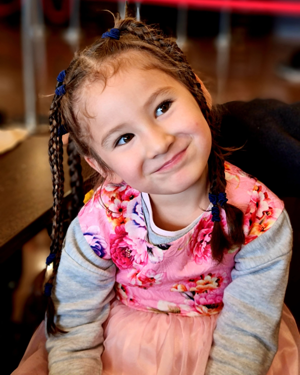
%> input picture emma_small.png, 300 x 375 px
$ octave Test_TDA.m   (GNU Octave 9; MATLAB toolbox functions it lacks are replaced by stand-ins)
%> lines starting %> are read from the running program, lines starting %| are printed output that depends on the picture
% Created 18/06/2021
% Fernando J. Galetto


close all
clear all

% Filter to reverse
f= @(in) imfilter(in,fspecial('disk',5));

% number of iteration
max_iter = 1000;

% load image
imgname = 'emma_small.png';
I = im2double(imread(imgname));
I=imresize(I, 0.7);
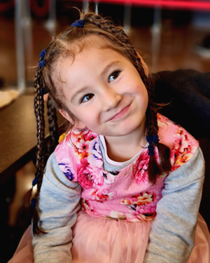
%> I: size 263x210x3 double; mean R, G, B 0.514, 0.345, 0.316; drawn with min black and max white
I= max(min(I, 1),0);
[H, W, C] = size(I);
%> H = 263; W = 210; C = 3


PSNR = zeros(max_iter,1);

% Input image.
y=f(I);

% set learning rate
alpha = 1;

% Initialize x,
x= y;

% Apply TDA method
for n=1 : max_iter
    fx = f(x);
    h = y - fx;
    g = f(x+h) - fx;
    x = x + alpha .* g;
    PSNR(n) = psnr(x, I);
end
%> this loop made 1000 passes
%> pass 1, `fx = f(x);`:
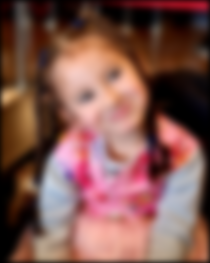
%> fx: size 263x210x3 double; mean R, G, B 0.502, 0.339, 0.312
%> pass 1, `h = y - fx;`:
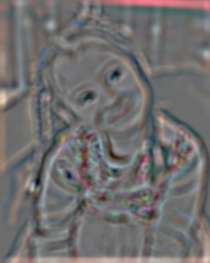
%> h: size 263x210x3 double; mean R, G, B 0.00458, 0.00235, 0.00189; drawn with min black and max white
%> pass 1, `g = f(x+h) - fx;`:
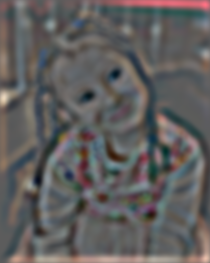
%> g: size 263x210x3 double; mean R, G, B 0.00365, 0.00194, 0.00155; drawn with min black and max white
%> after the loop:
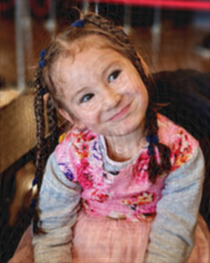
%> x: size 263x210x3 double; mean R, G, B 0.514, 0.345, 0.316; mean of the top-left, top-right, bottom-left and bottom-right quarters 0.353, 0.235, 0.44, 0.537; drawn with min black and max white
%> after the loop, PSNR = 1000 values from 21.22 to 30.12

% Display results
figure(1)
imshow([I, y, x])
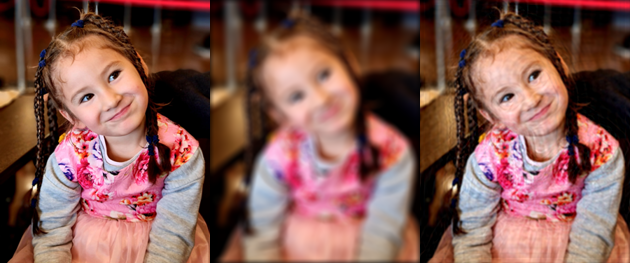
%> displayed picture: size 263x630x3, on the screen's scale of 0 to 255; mean R, G, B 130.4, 87.7, 80.5

% Plot PSNR vs Iterations
figure(2)
plot(PSNR, 'linewidth', 1)
xlim([0, max_iter])
xlabel('Iterations', 'Interpreter', 'latex',  'FontSize', 12);
ylabel( 'PSNR [dB]', 'Interpreter', 'latex', 'FontSize', 12);
grid on
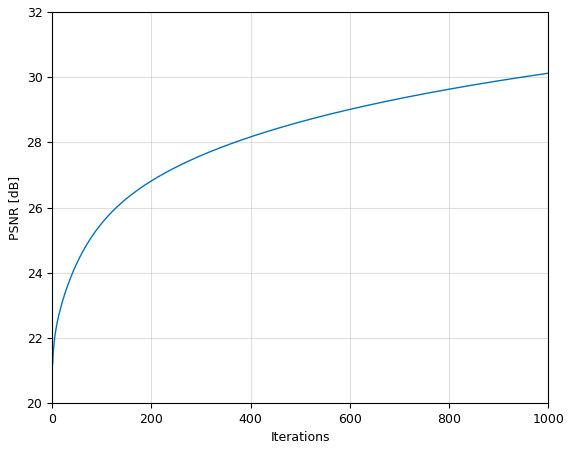
%> figure redrawn from the program's plot data; curve peaks at x = 1000, y = 30.12
